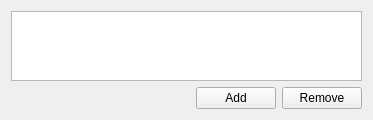
<ui version="4.0" >
 <class>StringListEdit</class>
 <widget class="QWidget" name="StringListEdit" >
  <property name="geometry" >
   <rect>
    <x>0</x>
    <y>0</y>
    <width>373</width>
    <height>101</height>
   </rect>
  </property>
  <property name="windowTitle" >
   <string>Form</string>
  </property>
  <layout class="QVBoxLayout" name="verticalLayout" >
   <item>
    <widget class="QListWidget" name="listWidget" />
   </item>
   <item>
    <layout class="QHBoxLayout" name="horizontalLayout" >
     <item>
      <spacer name="horizontalSpacer" >
       <property name="orientation" >
        <enum>Qt::Horizontal</enum>
       </property>
       <property name="sizeHint" stdset="0" >
        <size>
         <width>40</width>
         <height>20</height>
        </size>
       </property>
      </spacer>
     </item>
     <item>
      <widget class="QPushButton" name="addButton" >
       <property name="text" >
        <string>Add</string>
       </property>
      </widget>
     </item>
     <item>
      <widget class="QPushButton" name="removeButton" >
       <property name="text" >
        <string>Remove</string>
       </property>
      </widget>
     </item>
    </layout>
   </item>
  </layout>
 </widget>
 <resources/>
 <connections/>
</ui>
